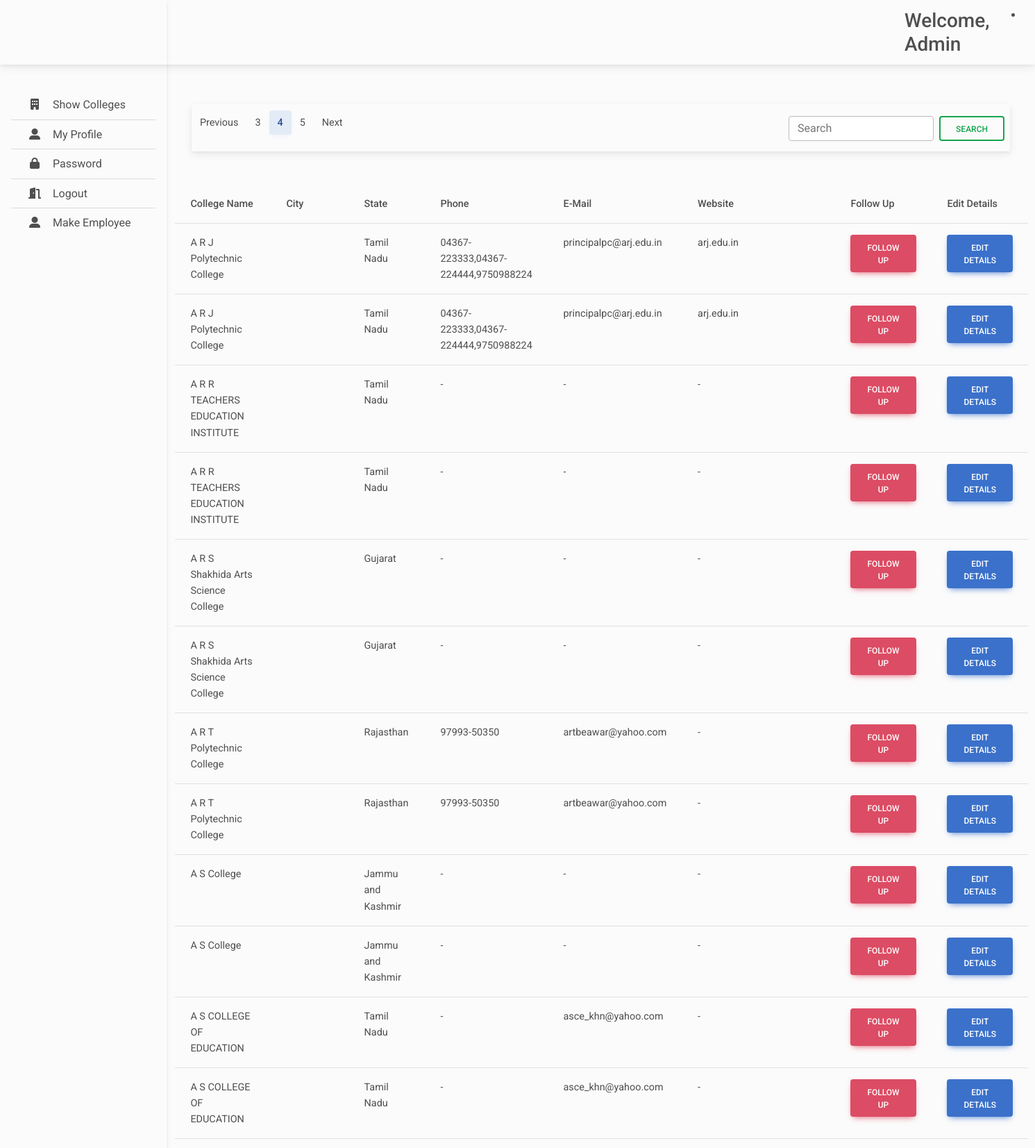
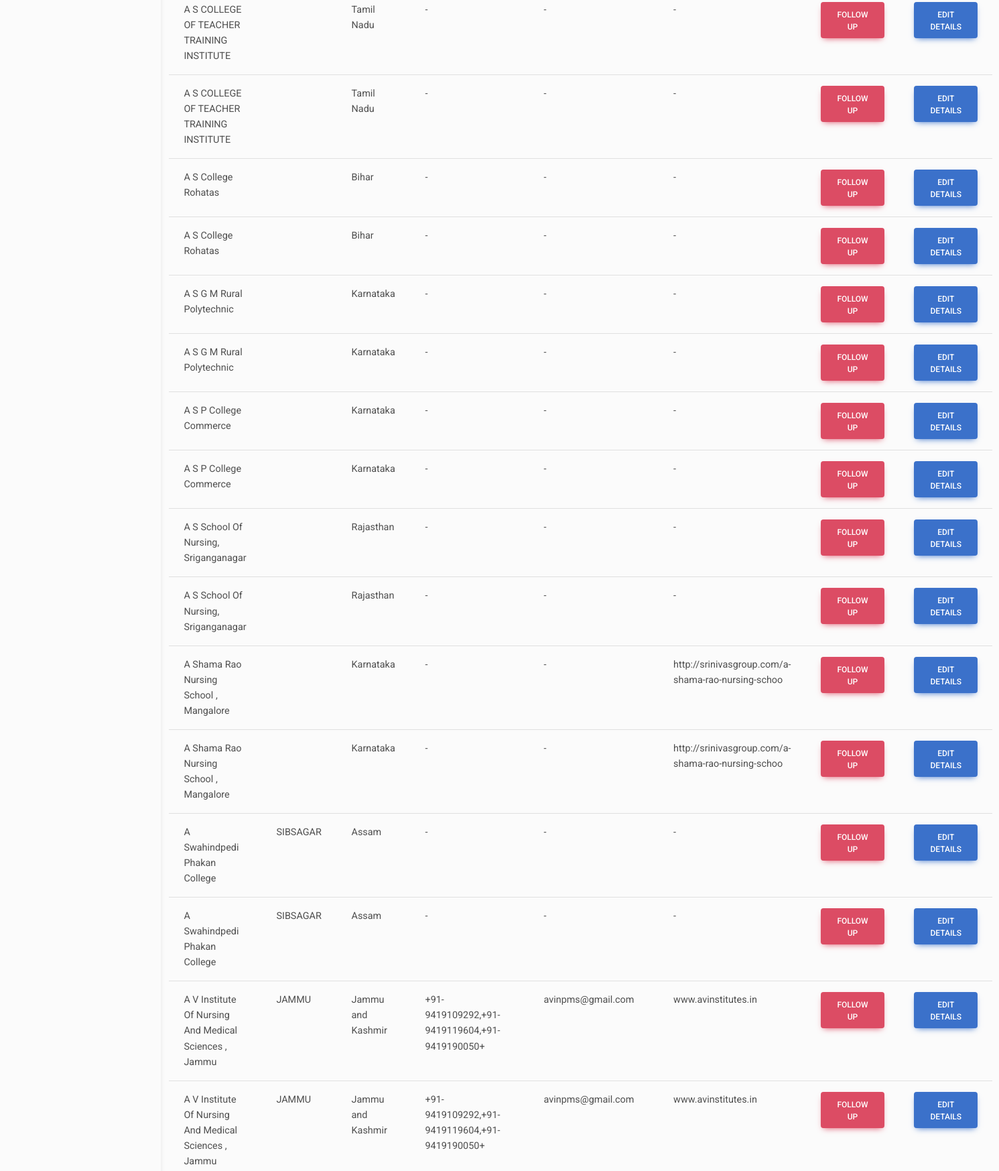
Screenshot of /showcolleges?page=4 (signed in, upper part) with the database file from the repository (2 pictures, top to bottom).
### user/models.py (models this page shows, shortened)
class Employee(AbstractUser) :
    name = models.CharField(max_length=32 ,null = True)
    state = models.CharField(max_length=1000,null=True)

class College(models.Model):
    name = models.CharField(max_length=100,null=True)
    city = models.CharField(max_length=100,null=True)
    state = models.CharField(max_length=100,null=True)
    phone = models.CharField(max_length=100,null=True)
    email = models.CharField(max_length=100,null=True)
    website = models.URLField(max_length=100,null=True)

### user/views.py (the view, shortened to what this page needs)
# urls.py: path('showcolleges', views.showcolleges, name = 'showcolleges'),
def showcolleges(request):
    if request.user.is_authenticated :
        u = Employee.objects.get(username=request.user.username)
        query = request.GET.get('p')
        states = u.state
        states = states.split(',')
        colleges = College.objects.none()
        for state in states :
          try:
            temp = College.objects.all().filter(state=state)
            colleges = chain(colleges, temp)
          except:
             pass
        colleges = list(colleges)
        colleges = College.objects.filter(id__in=[obj.id for obj in colleges])
        object_list = []
        if (query == None):
          object_list = list(colleges)
        object_list = list(object_list)
        college_paginator = Paginator(object_list, 30)
        page_num = request.GET.get('page')
        print(page_num)
        page = college_paginator.get_page(page_num)
        surl = request.get_full_path()
        if query:
            surl += '&'
        else :
           surl = '/showcolleges?'
        context = {'u': u,'page': page,'query': query,'surl': surl,}
        return render (request,'showcolleges.html',context)
    else :
        return redirect('/login')

### templates/showcolleges.html (shortened to what this page needs)
{% extends 'base.html' %}
{%load static %}
    {% block main %}
    <main style="margin-top: 110px">
      <div class='container'>
        <section class="p-4 mb-4 align-items-center flex-column">
        <nav class='navbar'>
          <ul class="pagination pr-2">
            {% if page.has_previous %}
            <li class="page-item">
              <a class="page-link" href="{{surl}}page={{ page.previous_page_number }}">Previous</a>
            </li>
            <li class="page-item"><a class="page-link" href="{{surl}}page={{ page.previous_page_number }}">{{ page.number|add:"-1" }}</a></li>
            {% endif %}
            <li class="page-item active" aria-current="page">
              <a class="page-link" href="#">{{ page.number }}<span class="visually-hidden">(current)</span></a>
            </li>
            {% if page.has_next %}
            <li class="page-item"><a class="page-link" href="{{surl}}page={{ page.next_page_number }}">{{ page.number|add:"1" }}</a></li>
            <li class="page-item">
              <a class="page-link" href="{{surl}}page={{ page.next_page_number }}">Next</a>
            </li>
            {% endif %}
          </ul>
          <form class="d-flex pe-2" role="search" action="{% url 'showcolleges' %}" method="get">
            <input class="form-control me-2" type="text" name="p" placeholder="Search" aria-label="Search">
            <button class="btn btn-outline-success" type="submit">Search</button>
          </form>
        </nav>
      </section>
      <table class="table">
        <thead>
          <tr>
            <th scope="col">College Name</th>
            <th scope="col">City</th>
            <th scope="col">State</th>
            <th scope="col">Phone</th>
            <th scope="col">E-Mail</th>
            <th scope="col">Website</th>
            <th scope="col">Follow Up</th>
            <th scope="col">Edit Details</th>
          </tr>
        </thead>
        <tbody>
          {% for c in page.object_list %}
          <tr>
            <td>{{c.name}}</td>
            <td>{{c.city}}</td>
            <td>{{c.state}}</td>
            <td>{{c.phone}}</td>
            <td>{{c.email}}</td>
            <td>{{c.website}}</td>
            <td>
              <button type="button" class="btn btn-danger" data-mdb-toggle="modal" data-mdb-target="#followupModal{{c.id}}">
                Follow Up
              </button>
            </td>
            <td>
              <button type="button" class="btn btn-primary" data-mdb-toggle="modal" data-mdb-target="#editdetailModal{{c.id}}">
                Edit Details
              </button>
            </td>
          </tr>
          {% endfor %}
        </tbody>
      </table>
    </div>
    </main>
    {%endblock main%}

### templates/base.html (shortened to what this page needs)
{% load static %}
<!DOCTYPE html>
<html lang="en">
  <head>
    <link
      rel="stylesheet"
      href="https://cdnjs.cloudflare.com/ajax/libs/font-awesome/6.0.0/css/all.min.css"
    />
    <link rel="stylesheet" href="{% static 'css/mdb.min.css' %}"  />
    <link rel="stylesheet" href="{% static 'css/main.css' %}"  />
    <link rel="stylesheet" href="{% static 'css/chat.css' %}"  />
  </head>
  <body>
    <header>
      <nav id="sidebarMenu" class="collapse d-lg-block sidebar collapse">
        <div class="pt-5 position-sticky">
          <div class="list-group list-group-flush mx-3 mt-4 ">
            <a href="/showcolleges" class="bg-transparent list-group-item list-group-item-action py-2 ripple" aria-current="true">
              <i class="fas fa-building fa-fw me-3"></i><span>Show Colleges</span>
            </a>
            <a href="/editprofile" class="bg-transparent list-group-item list-group-item-action py-2 ripple ">
              <i class="fas fa-user-alt fa-fw me-3"></i><span>My Profile</span>
            </a>
            <a href="/changepassword" class="bg-transparent list-group-item list-group-item-action py-2 ripple"><i
                class="fas fa-lock fa-fw me-3"></i><span>Password</span></a>
            <a href="/logout" class="bg-transparent list-group-item list-group-item-action py-2 ripple"><i
                class="fas fa-door-open fa-fw me-3"></i><span>Logout</span></a>
            {% if u.is_staff %}
            <a href="/register" class="bg-transparent list-group-item list-group-item-action py-2 ripple ">
              <i class="fas fa-user-alt fa-fw me-3"></i><span>Make Employee</span>
            {% endif %}
          </div>
        </div>
      </nav>
      <nav id="main-navbar" class="navbar navbar-expand-lg navbar-light fixed-top">
        <div class="container-fluid">
          <a class="navbar-brand" href="#">
          </a>
          <h3 class ="d-none d-md-flex w-auto my-auto">Welcome, {{u.name}} </h3>
            <li class="nav-item dropdown">
              <a class="nav-link hidden-arrow d-flex align-items-center" href="#"
                id="navbarDropdownMenuLink" role="button" data-mdb-toggle="dropdown" aria-expanded="false">
              </a>
            </li>
        </div>
      </nav>
    </header>
    {% block main %}
    {% endblock main %}
  </body>
</html>

### static/css/main.css (style rules this page uses)
body { background-color: #fbfbfb; }
@media (min-width: 991.98px) { main { padding-left: 240px; } }
.sidebar { position: fixed; top: 0; bottom: 0; left: 0; padding: 58px 0 0; box-shadow: 0 2px 5px 0 rgb(0 0 0 / 5%), 0 2px 10px 0 rgb(0 0 0 / 5%); width: 240px; z-index: 600; }

### rows the page displays
Employee: name "Admin"
College: name "A R J Polytechnic College", state "Tamil Nadu", phone "04367-223333,04367-224444,9750988224", email "principalpc@arj.edu.in", website "arj.edu.in"
College: name "A R J Polytechnic College", state "Tamil Nadu", phone "04367-223333,04367-224444,9750988224", email "principalpc@arj.edu.in", website "arj.edu.in"
College: name "A R R TEACHERS EDUCATION INSTITUTE", state "Tamil Nadu", phone "-", email "-", website "-"
College: name "A R R TEACHERS EDUCATION INSTITUTE", state "Tamil Nadu", phone "-", email "-", website "-"
College: name "A R S Shakhida Arts Science College", state "Gujarat", phone "-", email "-", website "-"
College: name "A R S Shakhida Arts Science College", state "Gujarat", phone "-", email "-", website "-"
College: name "A R T Polytechnic College", state "Rajasthan", phone "97993-50350", email "artbeawar@yahoo.com", website "-"
College: name "A R T Polytechnic College", state "Rajasthan", phone "97993-50350", email "artbeawar@yahoo.com", website "-"
College: name "A S College", state "Jammu and Kashmir", phone "-", email "-", website "-"
College: name "A S College", state "Jammu and Kashmir", phone "-", email "-", website "-"
College: name "A S COLLEGE OF EDUCATION", state "Tamil Nadu", phone "-", email "asce_khn@yahoo.com", website "-"
College: name "A S COLLEGE OF EDUCATION", state "Tamil Nadu", phone "-", email "asce_khn@yahoo.com", website "-"
College: name "A S COLLEGE OF TEACHER TRAINING INSTITUTE", state "Tamil Nadu", phone "-", email "-", website "-"
College: name "A S COLLEGE OF TEACHER TRAINING INSTITUTE", state "Tamil Nadu", phone "-", email "-", website "-"
College: name "A S College Rohatas", state "Bihar", phone "-", email "-", website "-"
College: name "A S College Rohatas", state "Bihar", phone "-", email "-", website "-"
College: name "A S G M Rural Polytechnic", state "Karnataka", phone "-", email "-", website "-"
College: name "A S G M Rural Polytechnic", state "Karnataka", phone "-", email "-", website "-"
College: name "A S P College Commerce", state "Karnataka", phone "-", email "-", website "-"
College: name "A S P College Commerce", state "Karnataka", phone "-", email "-", website "-"
College: name "A S School Of Nursing, Sriganganagar", state "Rajasthan", phone "-", email "-", website "-"
College: name "A S School Of Nursing, Sriganganagar", state "Rajasthan", phone "-", email "-", website "-"
College: name "A Shama Rao Nursing School , Mangalore", state "Karnataka", phone "-", email "-", website "http://srinivasgroup.com/a-shama-rao-nursing-schoo"
College: name "A Shama Rao Nursing School , Mangalore", state "Karnataka", phone "-", email "-", website "http://srinivasgroup.com/a-shama-rao-nursing-schoo"
College: name "A Swahindpedi Phakan College", city "SIBSAGAR", state "Assam", phone "-", email "-", website "-"
College: name "A Swahindpedi Phakan College", city "SIBSAGAR", state "Assam", phone "-", email "-", website "-"
College: name "A V Institute Of Nursing And Medical Sciences , Jammu", city "JAMMU", state "Jammu and Kashmir", phone "+91-9419109292,+91-9419119604,+91-9419190050+", email "avinpms@gmail.com", website "www.avinstitutes.in"
College: name "A V Institute Of Nursing And Medical Sciences , Jammu", city "JAMMU", state "Jammu and Kashmir", phone "+91-9419109292,+91-9419119604,+91-9419190050+", email "avinpms@gmail.com", website "www.avinstitutes.in"

### other values shown
{{ page.number|add:"-1" }} "3"
{{ page.number }} "4"
{{ page.number|add:"1" }} "5"
